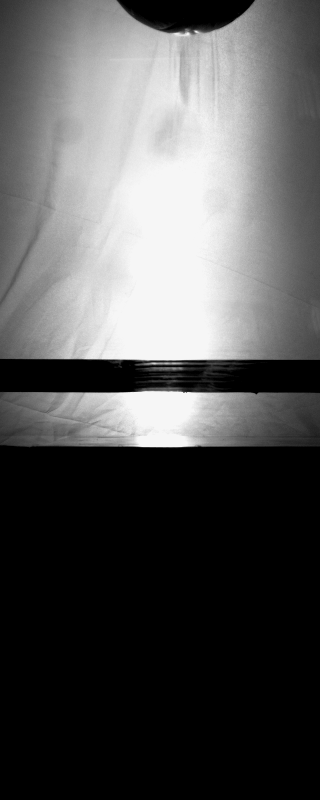
#> input picture Drop 1/Img000064.bmp, 320 x 800 px, found by its file name; its folder holds only this picture in this run
$ jupyter execute --allow-errors football1.ipynb
#> lines starting #> are read from the running program, lines starting #| are printed output that depends on the picture; after the words box and inside, x2 and y2 are one past the last pixel; in counts of white or black regions, pixels touching at a corner belong together
#> further down, image is the input picture: shape (800, 320, 3); min 0, max 246, mean 85.1
[cell 1]
import os
import cv2
import numpy as np
import matplotlib.pyplot as plt
import pandas as pd

# Define Paths
IMAGE_FOLDER = "/content/drive/MyDrive/data/Ball 1/Drop 1"
OUTPUT_FOLDER = "outputs"
os.makedirs(OUTPUT_FOLDER, exist_ok=True)

# Get Sorted List of Image Files
images = sorted([f for f in os.listdir(IMAGE_FOLDER) if f.endswith(".bmp")])
if not images:
    print("❌ Error: No images found in the directory.")
    exit()

print(f"✅ Starting detection from first frame: {images[0]}")

# Initialize Tracking Variables
last_known_position = None
last_known_size = None
deformation_data = []

# Football Deformation Detection Function with Segmentation
def detect_football_deformation(gray_image, original_image, last_known_position, last_known_size):
    detected_center = None
    detected_size = None

    # Apply Segmentation
    # Otsu's thresholding to automatically find the threshold
    _, thresh = cv2.threshold(gray_image, 0, 255, cv2.THRESH_BINARY_INV + cv2.THRESH_OTSU)
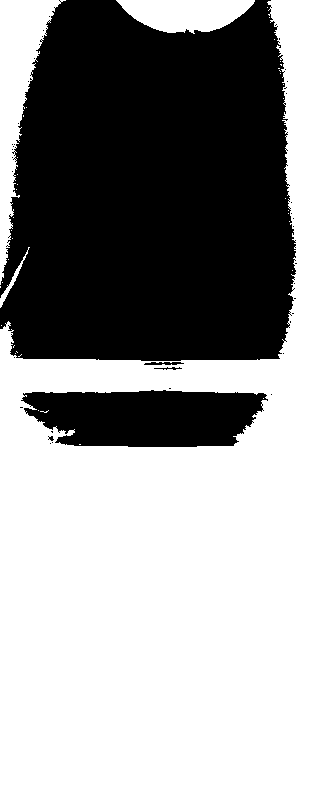
#> thresh: shape (800, 320); 59.4% white; 41 black regions (37 under 20 px), largest, box (x1, y1, x2, y2) and area: (0, 0, 296, 361) 92307, (21, 390, 268, 447) 11352, (144, 362, 184, 365) 91, (154, 367, 182, 370) 38

    # Morphological operations to remove noise and close gaps
    kernel = np.ones((5, 5), np.uint8)
    thresh = cv2.morphologyEx(thresh, cv2.MORPH_CLOSE, kernel)
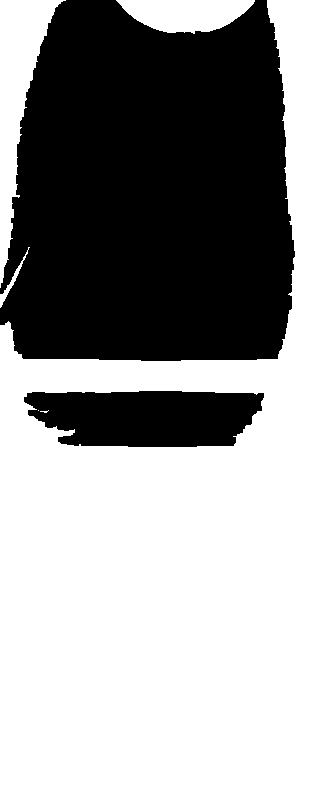
#> thresh: shape (800, 320); 59.9% white; 2 black regions, box (x1, y1, x2, y2) and area: (0, 0, 295, 361) 91528, (24, 391, 264, 447) 11203
    thresh = cv2.morphologyEx(thresh, cv2.MORPH_OPEN, kernel)
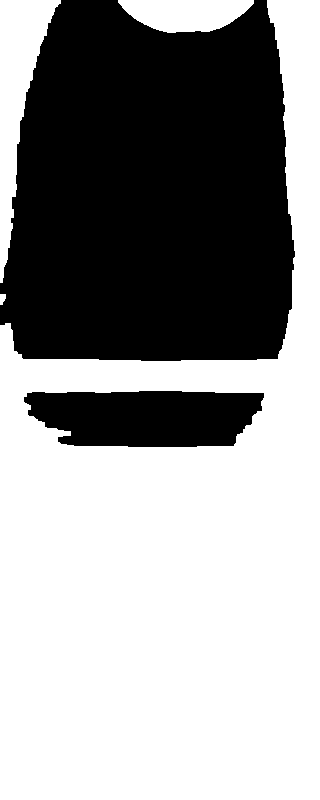
#> thresh: shape (800, 320); 59.7% white; 2 black regions, box (x1, y1, x2, y2) and area: (0, 0, 295, 361) 91789, (24, 391, 264, 447) 11269

    # Apply Gaussian Blur to the thresholded image
    blurred = cv2.GaussianBlur(thresh, (5, 5), 0)

    # Detect Edges and Contours
    edges = cv2.Canny(blurred, 30, 150)
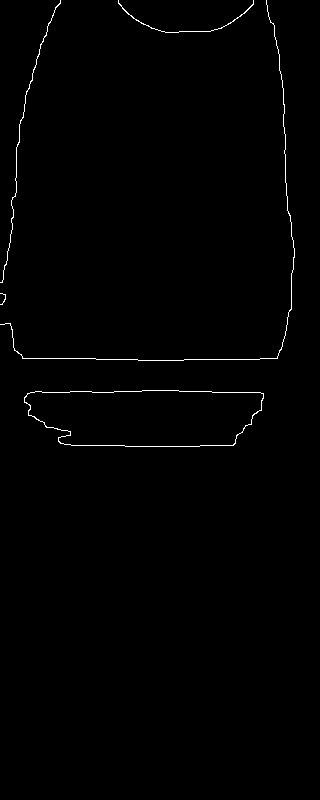
#> edges: shape (800, 320); 0.69% white in thin lines or dots, all inside (x1, y1, x2, y2) = (0, 0, 295, 447)
    contours, _ = cv2.findContours(edges, cv2.RETR_EXTERNAL, cv2.CHAIN_APPROX_SIMPLE)
#> contours = 5 contours, 2 with area under 20; largest, box (x1, y1, x2, y2) and area: (24, 390, 264, 447) 11288, (118, 0, 254, 33) 36, (0, 0, 61, 283) 30
    print(f"Detected {len(contours)} contours after segmentation.")
#| Detected 5 contours after segmentation.

    # Save thresholded image for debugging
    cv2.imwrite(os.path.join(OUTPUT_FOLDER, "segmented_mask.jpg"), thresh)

    if contours:
        # Sort contours by area (largest first)
        contours = sorted(contours, key=cv2.contourArea, reverse=True)

        for contour in contours[:3]:  # Check top 3 largest contours
            area = cv2.contourArea(contour)
            if area < 500 or len(contour) < 5:  # Minimum area and points for ellipse
                continue

            # Calculate circularity to filter football-like shapes
            perimeter = cv2.arcLength(contour, True)
            circularity = 4 * np.pi * area / (perimeter * perimeter) if perimeter > 0 else 0
            if circularity < 0.5:  # Too far from a circle
                continue

            # Fit ellipse
            ellipse = cv2.fitEllipse(contour)
            detected_center = (int(ellipse[0][0]), int(ellipse[0][1]))
            detected_size = (int(ellipse[1][0]), int(ellipse[1][1]))  # Width, Height

            # Check continuity with last known position (if available)
            if last_known_position:
                distance = np.sqrt((detected_center[0] - last_known_position[0])**2 +
                                 (detected_center[1] - last_known_position[1])**2)
                if distance > 100:  # Too far from last position
                    continue

            # Draw the detected football
            cv2.ellipse(original_image, ellipse, (0, 255, 0), 2)  # Green ellipse
            cv2.circle(original_image, detected_center, 3, (0, 0, 255), -1)  # Red center
            cv2.line(original_image,
                    (detected_center[0] - detected_size[0]//2, detected_center[1]),
                    (detected_center[0] + detected_size[0]//2, detected_center[1]),
                    (0, 255, 255), 2)  # Yellow diameter

            # Calculate deformation ratio
            deformation_ratio = min(detected_size) / max(detected_size)
            print(f"⚽ Football detected at {detected_center}, size {detected_size}, deformation {deformation_ratio:.2f}")

            # Store data
            deformation_data.append([detected_center[0], detected_center[1], detected_size[0], detected_size[1], deformation_ratio])
            return detected_center, detected_size, original_image
#> this loop made 3 passes
#> area on passes 2 to 3: 36, 29.5
#> (area, perimeter, circularity) on pass 1: (11288, 584.5, 0.415)
#> after the loop, deformation_data = []

    # Fallback to last known position if detection fails
    if last_known_position and last_known_size:
        print("⚠️ Using last known position.")
        cv2.circle(original_image, last_known_position, last_known_size[0]//2, (255, 0, 0), 2)  # Blue circle
        return last_known_position, last_known_size, original_image

    print("⚠️ No football detected.")
    return None, None, original_image

# Process All Images
for idx, image_name in enumerate(images):
    image_path = os.path.join(IMAGE_FOLDER, image_name)
    image = cv2.imread(image_path)

    if image is None:
        print(f"❌ Skipping unreadable image: {image_path}")
        continue

    print(f"🔍 Processing: {image_name}")
    gray_image = cv2.cvtColor(image, cv2.COLOR_BGR2GRAY)

    # Detect Football Deformation
    detected_center, detected_size, detected_image = detect_football_deformation(
        gray_image, image, last_known_position, last_known_size
    )

    # Update last known values
    if detected_center and detected_size:
        last_known_position = detected_center
        last_known_size = detected_size

        # Save and Display
        detected_output = os.path.join(OUTPUT_FOLDER, f"football_deformed_{image_name}")
        cv2.imwrite(detected_output, detected_image)

        plt.figure(figsize=(6, 10))
        plt.imshow(cv2.cvtColor(detected_image, cv2.COLOR_BGR2RGB))
        plt.axis("off")
        plt.title(f"Deformed Football - {image_name}")
        plt.show(block=False)
        plt.pause(0.5)
        plt.clf()

# Save Deformation Data to CSV
df = pd.DataFrame(deformation_data, columns=["X", "Y", "Width", "Height", "Deformation_Ratio"])
#> df = table of 0 rows and 5 columns
df.to_csv(os.path.join(OUTPUT_FOLDER, "football_deformation_data.csv"), index=False)

print("🎉 Football Deformation Detection Completed!")

# --- Video Creation Section ---
print("📹 Starting video creation...")

# Get Sorted List of Processed Image Files
processed_images = sorted([f for f in os.listdir(OUTPUT_FOLDER) if f.startswith("football_deformed_") and f.endswith(".bmp")])
#> (the rest of this cell did not finish here and is left out)
